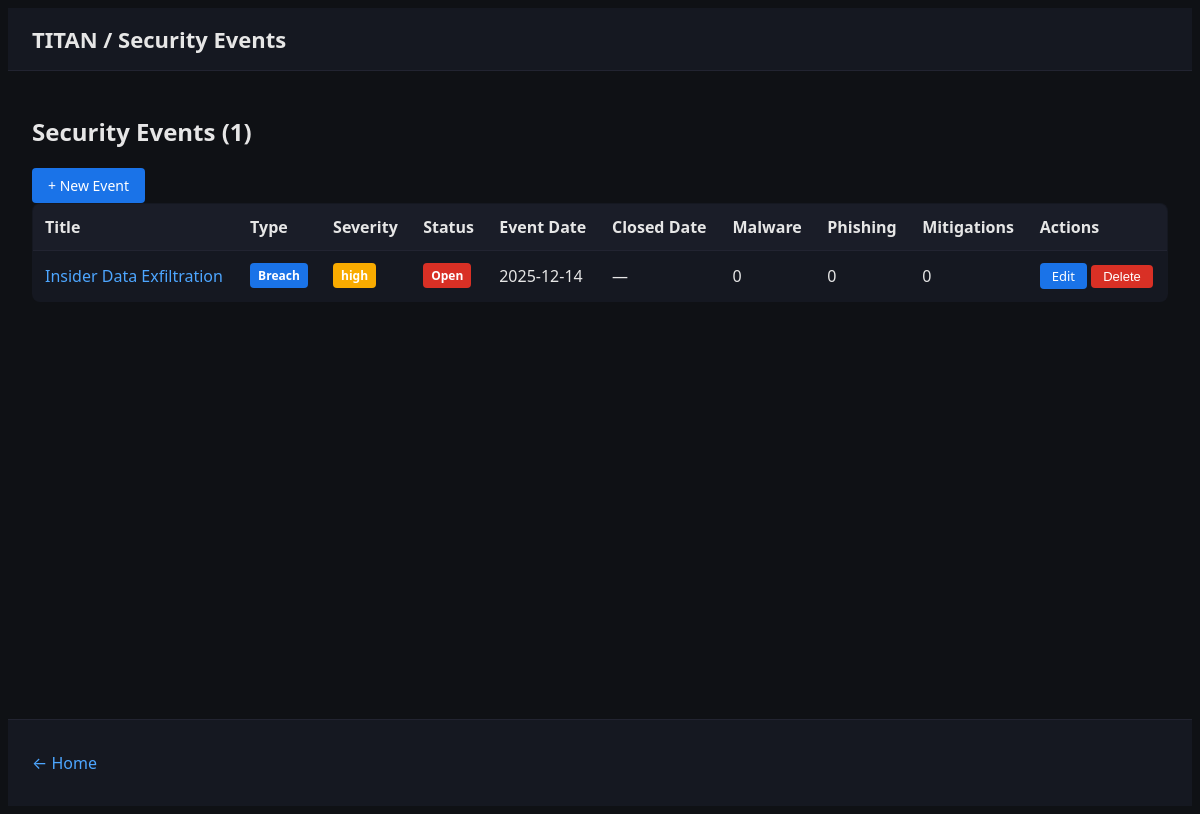
The app's page /events with its own data.
### backend/db_models.py (models this page shows)
class Event(Base):
    __tablename__ = "events"
    id = Column(Integer, primary_key=True)
    title = Column(String(256), nullable=False)
    description = Column(Text, nullable=True)
    severity = Column(String(16), nullable=True)  # critical, high, medium, low
    type = Column(Enum(EventType), nullable=True)
    status = Column(Enum(EventStatus), default=EventStatus.OPEN, nullable=False)
    event_date = Column(DateTime, nullable=True)
    closed_date = Column(DateTime, nullable=True)
    detected_date = Column(DateTime, default=datetime.utcnow, nullable=False)
    created_at = Column(DateTime, default=datetime.utcnow, nullable=False)
    apts = relationship("APT", secondary=apt_events, back_populates="events")
    malware_instances = relationship("Malware", back_populates="event")
    phishing_instances = relationship("Phish", back_populates="event")
    mitigations = relationship("Mitigation", back_populates="event", cascade="all, delete-orphan")

### backend/api.py (the view)
@app.get("/events", response_class=HTMLResponse)
async def list_events(request: Request):
    session = get_session(DEFAULT_DB_PATH)
    events = (
        session.query(Event)
        .order_by(
            Event.event_date.is_(None),
            Event.event_date.desc(),
            Event.created_at.desc(),
        )
        .all()
    )
    template = env.get_template("events/list.html")
    return template.render(request=request, events=events)

### frontend/templates/events/list.html (shortened to what this page needs)
<!DOCTYPE html>
<html lang="en">
<head>
  <link rel="stylesheet" href="/static/styles.css">
</head>
<body>
  <header>
    <h1><a href="/">TITAN</a> / Security Events</h1>
  </header>
  <main>
    <div class="toolbar">
      <h2>Security Events ({{ events|length }})</h2>
      <a href="/events/new/form" class="btn btn-primary">+ New Event</a>
    </div>
    {% if events %}
    <table class="data-table">
      <thead>
        <tr>
          <th>Title</th>
          <th>Type</th>
          <th>Severity</th>
          <th>Status</th>
          <th>Event Date</th>
          <th>Closed Date</th>
          <th>Malware</th>
          <th>Phishing</th>
          <th>Mitigations</th>
          <th>Actions</th>
        </tr>
      </thead>
      <tbody>
        {% for event in events %}
        <tr>
          <td><a href="/events/{{ event.id }}">{{ event.title }}</a></td>
          <td>{% if event.type %}<span class="badge">{{ event.type.value.replace('_', ' ').title() }}</span>{% else %}—{% endif %}</td>
          <td>{% if event.severity %}<span class="badge badge-{{ event.severity }}">{{ event.severity }}</span>{% else %}—{% endif %}</td>
          <td><span class="badge badge-{{ event.status.value }}">{{ event.status.value.replace('_', ' ').title() }}</span></td>
          <td>{{ (event.event_date or event.detected_date).strftime('%Y-%m-%d') }}</td>
          <td>{{ event.closed_date.strftime('%Y-%m-%d') if event.closed_date else '—' }}</td>
          <td>{{ event.malware_instances|length }}</td>
          <td>{{ event.phishing_instances|length }}</td>
          <td>{{ event.mitigations|length }}</td>
          <td class="actions">
            <a href="/events/{{ event.id }}/edit" class="btn-small">Edit</a>
            <form method="post" action="/events/{{ event.id }}/delete" style="display:inline">
              <button type="submit" class="btn-small btn-danger" onclick="return confirm('Delete this event and all related data?')">Delete</button>
            </form>
          </td>
        </tr>
        {% endfor %}
      </tbody>
    </table>
    {% else %}
    <p class="muted">No events yet. <a href="/events/new/form">Create one</a>.</p>
    {% endif %}
  </main>
  <footer>
    <p class="muted"><a href="/">← Home</a></p>
  </footer>
</body>
</html>

### frontend/static/styles.css (style rules this page uses)
body { font-family:system-ui,-apple-system,Segoe UI,Roboto,Ubuntu,Cantarell,'Fira Sans','Droid Sans','Helvetica Neue',sans-serif;background:#0f1115;color:#e6e6e6 }
header { background:#151821;border-bottom:1px solid #222431;padding:16px 24px }
h1 { margin:0;font-size:22px }
h1 a { color:#e6e6e6;text-decoration:none }
main { padding:24px;min-height:calc(100vh - 200px) }
footer { padding:16px 24px;border-top:1px solid #222431;background:#151821 }
.muted { color:#9aa0a6 }
a { color:#4da6ff;text-decoration:none }
.badge { display:inline-block;padding:4px 8px;background:#1a73e8;color:#fff;border-radius:4px;font-size:12px;font-weight:600 }
.badge-high { background:#f9ab00 }
.badge-open { background:#d93025 }
.btn,.btn-small { display:inline-block;padding:8px 16px;background:#1a73e8;color:#fff;text-decoration:none;border-radius:4px;border:none;cursor:pointer;font-size:14px }
.btn-small { padding:4px 12px;font-size:13px }
.btn-primary { background:#1a73e8 }
.btn-danger { background:#d93025 }
.data-table { width:100%;background:#151821;border:1px solid #222431;border-radius:8px;border-collapse:collapse;overflow:hidden }
.data-table th { background:#1a1d28;padding:12px;text-align:left;font-weight:600;border-bottom:1px solid #222431 }
.data-table td { padding:12px;border-bottom:1px solid #222431 }
.data-table tr:last-child td { border-bottom:none }
.actions { white-space:nowrap }

### records on screen
Event: title "Insider Data Exfiltration", type.value.replace "Breach", severity "high", status.value.replace "Open", event_date+detected_date "2025-12-14", closed_date "—", malware_instances|length "0", phishing_instances|length "0", mitigations|length "0"

### other values on screen
{{ events|length }} "1"
